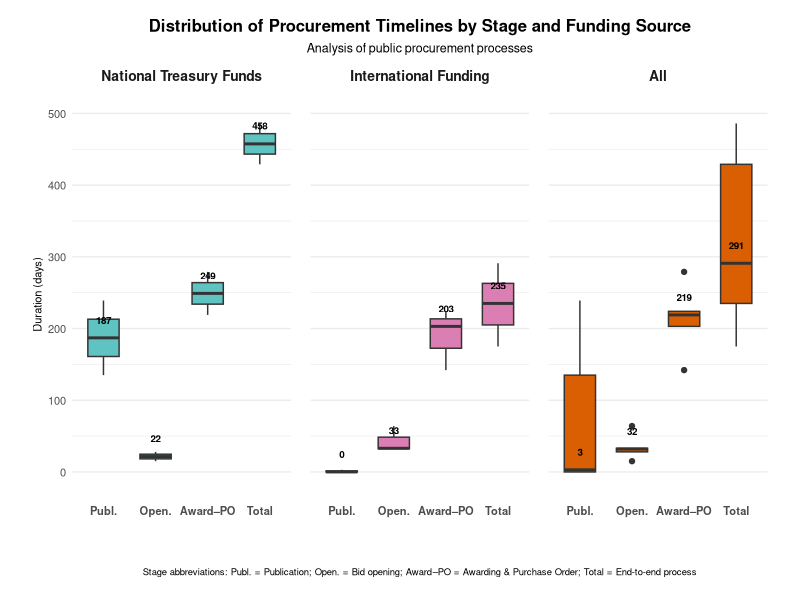

Write the R code that produced this figure.
library(readxl)
library(dplyr)
library(tidyr)
library(ggplot2)
library(patchwork)
library(grid)


df_raw <- read_excel("Data/Info para cuadro.xlsx", sheet = "Hoja3")

df <- df_raw %>%
  rename(
    Funding          = Financiamiento,
    DAYS_PUBLICATION = DIAS_PUBLICACIÓN,
    DAYS_BID_OPENING = DIAS_APERTURA,
    DAYS_AWARD_PO    = DIAS_OC,   
    DAYS_TOTAL       = DIAS_TOTAL
  )


df_long <- df %>%
  select(
    Funding,
    Publication   = DAYS_PUBLICATION,
    `Bid opening` = DAYS_BID_OPENING,
    `Award–PO`    = DAYS_AWARD_PO,
    Total         = DAYS_TOTAL
  ) %>%
  pivot_longer(-Funding, names_to = "Stage", values_to = "DAYS")

df_long <- df_long %>%
  mutate(Funding = dplyr::recode(Funding,
                                 "NACIONAL" = "National Treasury Funds",
                                 "INTERNACIONAL" = "International Funding"))


df_all  <- df_long %>% mutate(Funding = "All")
df_comb <- bind_rows(df_long, df_all) %>%
  mutate(
    Stage   = factor(Stage, levels = c("Publication", "Bid opening", "Award–PO", "Total")),
    Funding = factor(Funding, levels = c("National Treasury Funds", "International Funding", "All"))
  )

colors <- c("National Treasury Funds" = "#5EC3C1", "International Funding" = "#DB7EB3", "All" = "#d95f02")

medians <- df_comb %>%
  group_by(Funding, Stage) %>%
  summarise(median_days = round(median(DAYS, na.rm = TRUE)), .groups = "drop")


range_y <- diff(range(df_comb$DAYS, na.rm = TRUE))
nudge_y <- 0.04 * range_y  # tweak if needed


stage_labels <- c(
  "Publication"  = "Publ.",
  "Bid opening"  = "Open.",
  "Award–PO"     = "Award–PO",
  "Total"        = "Total"
)

p <- ggplot(df_comb, aes(x = Stage, y = DAYS, fill = Funding)) +
  geom_boxplot(width = 0.6, show.legend = FALSE) +
  geom_text(
    data = medians,
    aes(label = median_days, y = median_days + nudge_y),
    size = 2.5, fontface = "bold", vjust = 0
  ) +
  facet_wrap(~Funding, nrow = 1) +
  scale_fill_manual(values = colors) +
  scale_x_discrete(labels = stage_labels) +
  scale_y_continuous(
    limits = c(0, NA),
    expand = expansion(mult = c(0.08, 0.10))
  ) +
  labs(
    title    = "Distribution of Procurement Timelines by Stage and Funding Source",
    subtitle = "Analysis of public procurement processes",
    y = "Duration (days)", x = NULL
  ) +
  theme_minimal(base_size = 10) +
  theme(
    strip.text         = element_text(face = "bold", size = 10),
    plot.title         = element_text(face = "bold", hjust = 0.5, size = 12),
    plot.subtitle      = element_text(hjust = 0.5, size = 9),
    axis.text.x        = element_text(face = "bold", size = 8, lineheight = 0.9),
    axis.text.y        = element_text(size = 8),
    axis.title.y       = element_text(size = 8),
    panel.grid.major.x = element_blank(),
    legend.position    = "none",
    panel.spacing.x    = unit(14, "pt"),
    plot.margin        = margin(8, 18, 24, 18)
  ) +
  coord_cartesian(clip = "off")


foot <- ggplot() +
  annotate(
    "text", x = 1, y = 1,
    label = "Stage abbreviations: Publ. = Publication; Open. = Bid opening; Award–PO = Awarding & Purchase Order; Total = End-to-end process",
    size = 2.4, hjust = 0.5
  ) +
  theme_void() +
  xlim(0, 2)

# --- Compose (plot + footnote) ---
final <- p + foot + plot_layout(ncol = 1, heights = c(10, 1))


ggsave(
  filename = "Figure_4.tiff",
  plot = final,
  device = "tiff",
  width = 12,
  height = 5,
  units = "in",
  dpi = 300
)
